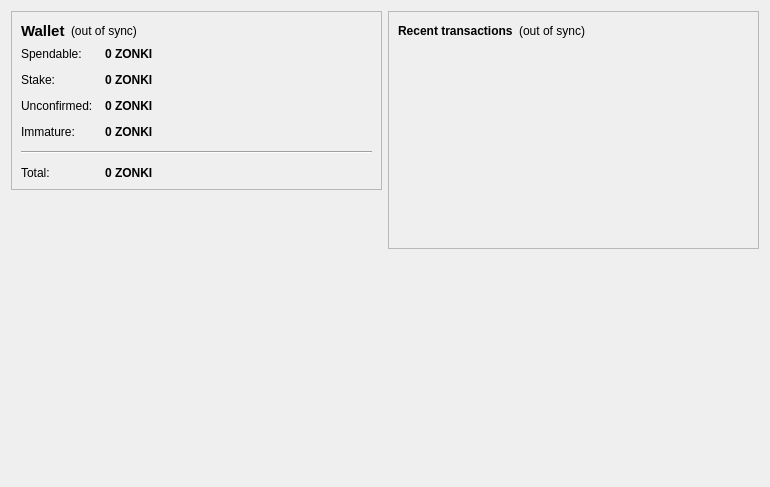
<?xml version="1.0" encoding="UTF-8"?>
<ui version="4.0">
 <class>OverviewPage</class>
 <widget class="QWidget" name="OverviewPage">
  <property name="geometry">
   <rect>
    <x>0</x>
    <y>0</y>
    <width>770</width>
    <height>487</height>
   </rect>
  </property>
  <property name="windowTitle">
   <string>Form</string>
  </property>
  <layout class="QHBoxLayout" name="horizontalLayout" stretch="1,1">
   <item>
    <layout class="QVBoxLayout" name="verticalLayout_2">
     <item>
      <widget class="QFrame" name="frame">
       <property name="frameShape">
        <enum>QFrame::StyledPanel</enum>
       </property>
       <property name="frameShadow">
        <enum>QFrame::Raised</enum>
       </property>
       <layout class="QVBoxLayout" name="verticalLayout_4">
        <item>
         <layout class="QHBoxLayout" name="horizontalLayout_4">
          <item>
           <widget class="QLabel" name="label_5">
            <property name="font">
             <font>
              <pointsize>11</pointsize>
              <weight>75</weight>
              <bold>true</bold>
             </font>
            </property>
            <property name="text">
             <string>Wallet</string>
            </property>
           </widget>
          </item>
          <item>
           <widget class="QLabel" name="labelWalletStatus">
            <property name="toolTip">
             <string>The displayed information may be out of date. Your wallet automatically synchronizes with the ZonkiNutCoin network after a connection is established, but this process has not completed yet.</string>
            </property>
            <property name="styleSheet">
             <string notr="true"/>
            </property>
            <property name="text">
             <string notr="true">(out of sync)</string>
            </property>
            <property name="alignment">
             <set>Qt::AlignLeading|Qt::AlignLeft|Qt::AlignVCenter</set>
            </property>
           </widget>
          </item>
          <item>
           <spacer name="horizontalSpacer_2">
            <property name="orientation">
             <enum>Qt::Horizontal</enum>
            </property>
            <property name="sizeHint" stdset="0">
             <size>
              <width>40</width>
              <height>20</height>
             </size>
            </property>
           </spacer>
          </item>
         </layout>
        </item>
        <item>
         <layout class="QFormLayout" name="formLayout_2">
          <property name="fieldGrowthPolicy">
           <enum>QFormLayout::AllNonFixedFieldsGrow</enum>
          </property>
          <property name="horizontalSpacing">
           <number>12</number>
          </property>
          <property name="verticalSpacing">
           <number>12</number>
          </property>
          <item row="0" column="0">
           <widget class="QLabel" name="label">
            <property name="text">
             <string>Spendable:</string>
            </property>
           </widget>
          </item>
          <item row="0" column="1">
           <widget class="QLabel" name="labelBalance">
            <property name="font">
             <font>
              <weight>75</weight>
              <bold>true</bold>
             </font>
            </property>
            <property name="cursor">
             <cursorShape>IBeamCursor</cursorShape>
            </property>
            <property name="toolTip">
             <string>Your current spendable balance</string>
            </property>
            <property name="text">
             <string notr="true">0 ZONKI</string>
            </property>
            <property name="textInteractionFlags">
             <set>Qt::LinksAccessibleByMouse|Qt::TextSelectableByKeyboard|Qt::TextSelectableByMouse</set>
            </property>
           </widget>
          </item>
          <item row="1" column="0">
           <widget class="QLabel" name="label_6">
            <property name="text">
             <string>Stake:</string>
            </property>
           </widget>
          </item>
          <item row="1" column="1">
           <widget class="QLabel" name="labelStake">
            <property name="font">
             <font>
              <weight>75</weight>
              <bold>true</bold>
             </font>
            </property>
            <property name="cursor">
             <cursorShape>IBeamCursor</cursorShape>
            </property>
            <property name="toolTip">
             <string>Total of coins that was staked, and do not yet count toward the current balance</string>
            </property>
            <property name="text">
             <string notr="true">0 ZONKI</string>
            </property>
            <property name="textInteractionFlags">
             <set>Qt::LinksAccessibleByMouse|Qt::TextSelectableByKeyboard|Qt::TextSelectableByMouse</set>
            </property>
           </widget>
          </item>
          <item row="2" column="0">
           <widget class="QLabel" name="label_3">
            <property name="text">
             <string>Unconfirmed:</string>
            </property>
           </widget>
          </item>
          <item row="2" column="1">
           <widget class="QLabel" name="labelUnconfirmed">
            <property name="font">
             <font>
              <weight>75</weight>
              <bold>true</bold>
             </font>
            </property>
            <property name="cursor">
             <cursorShape>IBeamCursor</cursorShape>
            </property>
            <property name="toolTip">
             <string>Total of transactions that have yet to be confirmed, and do not yet count toward the current balance</string>
            </property>
            <property name="text">
             <string notr="true">0 ZONKI</string>
            </property>
            <property name="textInteractionFlags">
             <set>Qt::LinksAccessibleByMouse|Qt::TextSelectableByKeyboard|Qt::TextSelectableByMouse</set>
            </property>
           </widget>
          </item>
          <item row="3" column="0">
           <widget class="QLabel" name="labelImmatureText">
            <property name="text">
             <string>Immature:</string>
            </property>
           </widget>
          </item>
          <item row="3" column="1">
           <widget class="QLabel" name="labelImmature">
            <property name="font">
             <font>
              <weight>75</weight>
              <bold>true</bold>
             </font>
            </property>
            <property name="toolTip">
             <string>Mined balance that has not yet matured</string>
            </property>
            <property name="text">
             <string notr="true">0 ZONKI</string>
            </property>
            <property name="textInteractionFlags">
             <set>Qt::LinksAccessibleByMouse|Qt::TextSelectableByKeyboard|Qt::TextSelectableByMouse</set>
            </property>
           </widget>
          </item>
          <item row="4" column="0" colspan="2">
           <widget class="Line" name="line">
            <property name="orientation">
             <enum>Qt::Horizontal</enum>
            </property>
           </widget>
          </item>
          <item row="5" column="0">
           <widget class="QLabel" name="labelTotalText">
            <property name="text">
             <string>Total:</string>
            </property>
           </widget>
          </item>
          <item row="5" column="1">
           <widget class="QLabel" name="labelTotal">
            <property name="font">
             <font>
              <weight>75</weight>
              <bold>true</bold>
             </font>
            </property>
            <property name="cursor">
             <cursorShape>IBeamCursor</cursorShape>
            </property>
            <property name="toolTip">
             <string>Your current total balance</string>
            </property>
            <property name="text">
             <string notr="true">0 ZONKI</string>
            </property>
            <property name="textInteractionFlags">
             <set>Qt::LinksAccessibleByMouse|Qt::TextSelectableByKeyboard|Qt::TextSelectableByMouse</set>
            </property>
           </widget>
          </item>
         </layout>
        </item>
       </layout>
      </widget>
     </item>
     <item>
      <spacer name="verticalSpacer">
       <property name="orientation">
        <enum>Qt::Vertical</enum>
       </property>
       <property name="sizeHint" stdset="0">
        <size>
         <width>20</width>
         <height>40</height>
        </size>
       </property>
      </spacer>
     </item>
     <item>
      <widget class="QLabel" name="label_2">
       <property name="autoFillBackground">
        <bool>false</bool>
       </property>
       <property name="text">
        <string/>
       </property>
       <property name="pixmap">
        <pixmap resource="../bitcoin.qrc">:/icons/mastbg</pixmap>
       </property>
       <property name="scaledContents">
        <bool>false</bool>
       </property>
       <property name="alignment">
        <set>Qt::AlignCenter</set>
       </property>
       <property name="wordWrap">
        <bool>false</bool>
       </property>
       <property name="margin">
        <number>0</number>
       </property>
      </widget>
     </item>
    </layout>
   </item>
   <item>
    <layout class="QVBoxLayout" name="verticalLayout_3">
     <item>
      <widget class="QFrame" name="frame_2">
       <property name="frameShape">
        <enum>QFrame::StyledPanel</enum>
       </property>
       <property name="frameShadow">
        <enum>QFrame::Raised</enum>
       </property>
       <layout class="QVBoxLayout" name="verticalLayout">
        <item>
         <layout class="QHBoxLayout" name="horizontalLayout_2">
          <item>
           <widget class="QLabel" name="label_4">
            <property name="text">
             <string>&lt;b&gt;Recent transactions&lt;/b&gt;</string>
            </property>
           </widget>
          </item>
          <item>
           <widget class="QLabel" name="labelTransactionsStatus">
            <property name="toolTip">
             <string>The displayed information may be out of date. Your wallet automatically synchronizes with the ZonkiNutCoin network after a connection is established, but this process has not completed yet.</string>
            </property>
            <property name="styleSheet">
             <string notr="true"/>
            </property>
            <property name="text">
             <string notr="true">(out of sync)</string>
            </property>
            <property name="alignment">
             <set>Qt::AlignRight|Qt::AlignTrailing|Qt::AlignVCenter</set>
            </property>
           </widget>
          </item>
          <item>
           <spacer name="horizontalSpacer">
            <property name="orientation">
             <enum>Qt::Horizontal</enum>
            </property>
            <property name="sizeHint" stdset="0">
             <size>
              <width>40</width>
              <height>20</height>
             </size>
            </property>
           </spacer>
          </item>
         </layout>
        </item>
        <item>
         <widget class="QListView" name="listTransactions">
          <property name="styleSheet">
           <string notr="true">QListView { background: transparent; }</string>
          </property>
          <property name="frameShape">
           <enum>QFrame::NoFrame</enum>
          </property>
          <property name="verticalScrollBarPolicy">
           <enum>Qt::ScrollBarAlwaysOff</enum>
          </property>
          <property name="horizontalScrollBarPolicy">
           <enum>Qt::ScrollBarAlwaysOff</enum>
          </property>
          <property name="selectionMode">
           <enum>QAbstractItemView::NoSelection</enum>
          </property>
         </widget>
        </item>
       </layout>
      </widget>
     </item>
     <item>
      <spacer name="verticalSpacer_2">
       <property name="orientation">
        <enum>Qt::Vertical</enum>
       </property>
       <property name="sizeHint" stdset="0">
        <size>
         <width>20</width>
         <height>40</height>
        </size>
       </property>
      </spacer>
     </item>
    </layout>
   </item>
  </layout>
 </widget>
 <resources>
  <include location="../bitcoin.qrc"/>
 </resources>
 <connections/>
</ui>
